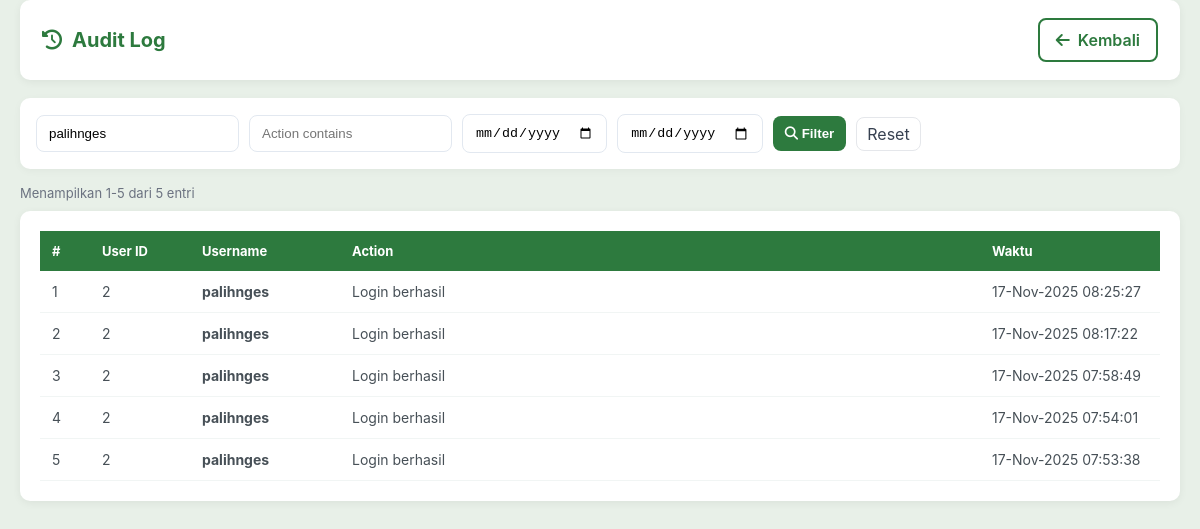
Screenshot of /audit_log.php?username=palihnges (signed in) with the database file from the repository.
### tables this page shows
CREATE TABLE `audit_log` (
  `id` int(11) NOT NULL,
  `user_id` int(11) NOT NULL,
  `username` varchar(100) NOT NULL,
  `action` varchar(255) NOT NULL,
  `ip_address` varchar(50) DEFAULT NULL,
  `timestamp` datetime DEFAULT current_timestamp()
);

### config/conn_db.php (called while the page is built, shortened)
<?php
function clean_input($data) {
    $data = trim($data);
    $data = stripslashes($data);
    $data = htmlspecialchars($data, ENT_QUOTES, 'UTF-8');
    return $data;
}
?>

### audit_log.php (the view, shortened to what this page needs)
<?php
require_once 'config/conn_db.php';
$username = isset($_GET['username']) ? clean_input($_GET['username']) : '';
$actionq = isset($_GET['action_q']) ? clean_input($_GET['action_q']) : '';
$date_from = isset($_GET['date_from']) ? clean_input($_GET['date_from']) : '';
$date_to = isset($_GET['date_to']) ? clean_input($_GET['date_to']) : '';
$page = max(1, intval($_GET['page'] ?? 1));
$perPage = 20;
$conds = [];
if ($username !== '') $conds[] = "username LIKE '%" . $conn->real_escape_string($username) . "%'";
$where = '';
if (count($conds) > 0) $where = 'WHERE ' . implode(' AND ', $conds);
$countRes = mysqli_query($conn, "SELECT COUNT(*) AS total FROM audit_log $where");
$total = 0;
if ($countRes) {
    $r = mysqli_fetch_assoc($countRes);
    $total = intval($r['total']);
}
$offset = ($page - 1) * $perPage;
$sql = "SELECT * FROM audit_log $where ORDER BY timestamp DESC LIMIT $offset, $perPage";
$res = mysqli_query($conn, $sql);
?>
<!DOCTYPE html>
<html lang="id">
<head>
    <link rel="stylesheet" href="https://cdnjs.cloudflare.com/ajax/libs/font-awesome/6.4.0/css/all.min.css">
</head>
<body>
    <div class="container">
        <div class="header">
            <h2><i class="fas fa-history"></i> Audit Log</h2>
            <div class="page-actions">
                <a href="dashboard.php" class="btn btn-outline"><i class="fas fa-arrow-left"></i> Kembali</a>
            </div>
        </div>
        <div class="form-filters">
            <form method="get" style="display:flex; gap:10px; align-items:center; flex-wrap:wrap; width:100%;">
                <input type="text" name="username" placeholder="Username" value="<?php echo htmlspecialchars($username); ?>">
                <input type="text" name="action_q" placeholder="Action contains" value="<?php echo htmlspecialchars($actionq); ?>">
                <input type="date" name="date_from" value="<?php echo htmlspecialchars($date_from); ?>">
                <input type="date" name="date_to" value="<?php echo htmlspecialchars($date_to); ?>">
                <button type="submit"><i class="fas fa-search"></i> Filter</button>
                <a href="audit_log.php" class="page-link">Reset</a>
            </form>
        </div>
        <div class="small muted" style="margin:10px 0;">
            Menampilkan <?php echo ($total>0?($offset+1)."-".min($offset+$perPage,$total):"0"); ?> dari <?php echo $total; ?> entri
        </div>
        <div class="table-wrap">
            <table>
                <thead>
                    <tr>
                        <th style="width:50px;">#</th>
                        <th style="width:100px;">User ID</th>
                        <th style="width:150px;">Username</th>
                        <th>Action</th>
                        <th style="width:180px;">Waktu</th>
                    </tr>
                </thead>
                <tbody>
                    <?php if ($res && mysqli_num_rows($res) > 0): $no = $offset + 1; while ($row = mysqli_fetch_assoc($res)): ?>
                    <tr>
                        <td><?php echo $no++; ?></td>
                        <td><?php echo htmlspecialchars($row['user_id']); ?></td>
                        <td><strong><?php echo htmlspecialchars($row['username']); ?></strong></td>
                        <td><?php echo htmlspecialchars($row['action']); ?></td>
                        <td><?php echo date('d-M-Y H:i:s', strtotime($row['timestamp'])); ?></td>
                    </tr>
                    <?php endwhile; else: ?>
                    <tr><td colspan="5" class="muted" style="text-align:center; padding:20px;">
                        <i class="fas fa-inbox"></i> Belum ada data audit log.
                    </td></tr>
                    <?php endif; ?>
                </tbody>
            </table>
        </div>
    </div>
</body>
</html>

### audit_log.php (style rules this page uses)
* { margin:0; padding:0; box-sizing: border-box; }
body { font-family: 'Inter', sans-serif; background: #e8f0e8; min-height: 100vh; }
.container { max-width: 100%; margin: 0; padding: 0 20px 40px; }
.header { background: white; padding: 18px 22px; border-radius: 10px; margin-bottom: 18px; box-shadow: 0 2px 8px rgba(0,0,0,0.06); display: flex; justify-content: space-between; align-items: center; gap: 12px; }
.header h2 { color: #2d7a3e; font-size: 20px; display:flex; align-items:center; gap:10px; }
.page-actions { display:flex; gap:10px; }
.btn { padding: 10px 16px; border-radius: 8px; cursor: pointer; border: none; font-weight: 600; display:inline-flex; align-items:center; gap:8px; text-decoration:none; transition: all 0.3s ease; }
.btn-outline { background: white; border: 2px solid #2d7a3e; color: #2d7a3e; }
.form-filters { background: white; padding: 16px; border-radius: 10px; box-shadow: 0 2px 8px rgba(0,0,0,0.04); margin-bottom: 16px; display:flex; gap:10px; flex-wrap:wrap; align-items:center; }
.form-filters input[type=text], .form-filters input[type=date] { padding:10px 12px; border:1px solid #e2e8f0; border-radius:8px; }
.form-filters button { padding:10px 12px; border-radius:8px; border:none; background:#2d7a3e; color:white; cursor:pointer; font-weight: 600; }
.table-wrap { background: white; padding: 20px; border-radius: 10px; box-shadow: 0 2px 8px rgba(0,0,0,0.06); overflow-x:auto; }
table { width:100%; border-collapse: collapse; min-width: 720px; }
thead th { background: #2d7a3e; color: white; padding:12px; text-align:left; font-size:13px; }
tbody td { padding:12px; border-bottom:1px solid #f1f5f4; color:#475057; font-size:14px; }
.muted { color:#6b7280; font-size:13px; }
.page-link { padding:6px 10px; border-radius:8px; border:1px solid #e5e7eb; background:white; text-decoration:none; color:#374151; transition: all 0.3s ease; }

### rows the page displays
audit_log: user "2", username "palihnges", action "Login berhasil", timestamp "17-Nov-2025 08:25:27"
audit_log: user "2", username "palihnges", action "Login berhasil", timestamp "17-Nov-2025 08:17:22"
audit_log: user "2", username "palihnges", action "Login berhasil", timestamp "17-Nov-2025 07:58:49"
audit_log: user "2", username "palihnges", action "Login berhasil", timestamp "17-Nov-2025 07:54:01"
audit_log: user "2", username "palihnges", action "Login berhasil", timestamp "17-Nov-2025 07:53:38"

### other values shown
$offset+1 "1"
min($offset+$perPage,$total) "5"
$total "5"
